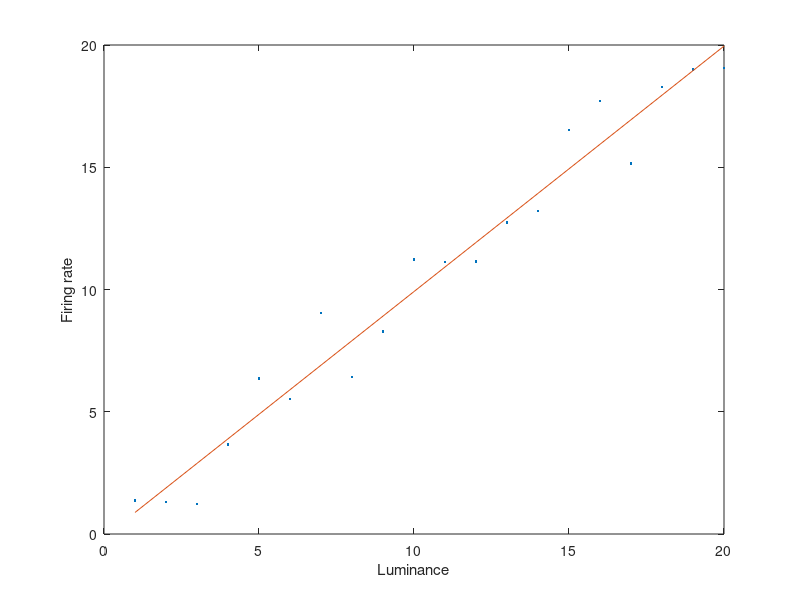
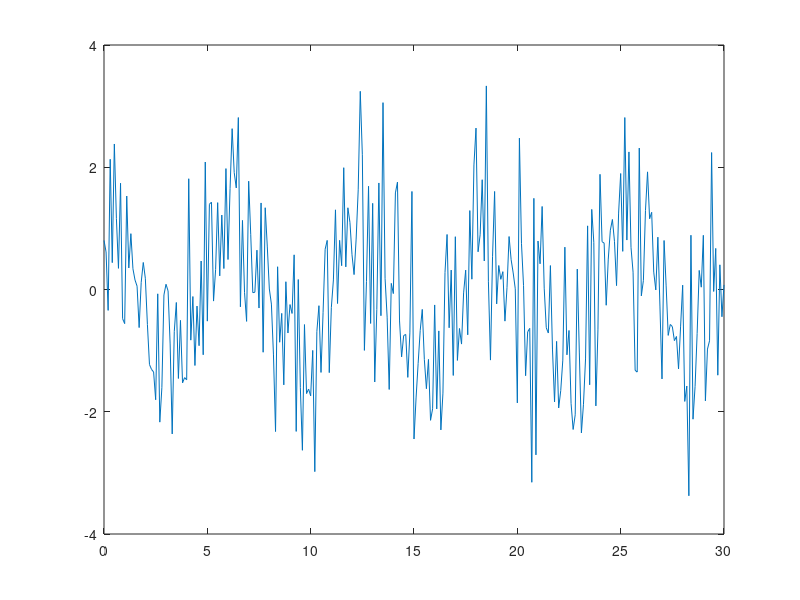

Write the MATLAB code that produced these figures, in order. (Note: this script raises an error after producing the figures.)
x = 1:20; %Create a vector with 20 elements
y = x; %Make y the same as x
z = randn(1,20); %Create a vector of random numbers with same dimensions as x
y = y + z ; %Add z to y, introducing random variation
plot(x,y, '.' ) %Plot the data as a scatter plot
xlabel('Luminance')
ylabel('Firing rate')

p=polyfit(x,y,1) %fits data to a linear, 1st degree polynomial

hold on %Allow 2 plots of the same graph
yFit = x*p(1)+p(2); %Calculate fitted regression line
plot(x,yFit) %Plot regression

x = 0 : 0.1 : 30; %Create a vector from 0 to 10 in steps of 0.1
y = cos (x); %Take the cosine of x, put it into y
z = randn(1,301); %Create random numbers, put it into 301 columns
y = y + z; %Add the noise in z to y
figure %Create a new figure
plot (x,y) %Plot it

mystring = 'p(1) + p(2) * cos ( theta - p(3) )'; %Cosine function in string form
myfun = inline ( mystring, 'p', 'theta' ); %Converts string to a function
p = nlinfit(x, y, myfun, [1 1 0] ); %Least squares curve fit to inline function "myfun"

hold on %allows 2 plots of the same graph
yFit = myfun(p,x); %calculates fitted regression line
plot(x,yFit,'k') %plots regression